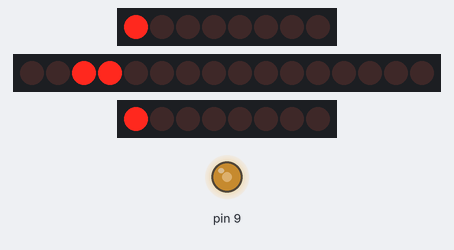
This sketch was run on a simulated Arduino Uno, built with avr-gcc and run on an emulated ATmega328P. Parts: 2 × 8 shift-register outputs drawn as a row of LEDs (first output left, lit = HIGH), 16 shift-register outputs drawn as a row of LEDs (first output left, lit = HIGH), output pins drawn as LEDs (lit = HIGH). Wiring (inferred from the names in the program): 2 × shift register (74HC595): latch pin 4 / latch A4; 2 × shift register (74HC595): latch A5. Wiring (inferred from the signals the program sends): 3 × row of LEDs: on Q0, Q1, Q2, Q3, Q4, Q5, Q6, Q7 / on Q0, Q1, Q2, Q3, Q4, Q5, Q6, Q7, Q8, Q9, Q10, Q11, Q12, Q13, Q14, Q15 / on Q0, Q1, Q2, Q3, Q4, Q5, Q6, Q7. Pins used as bus, display or sensor lines are not drawn.

Above: at 0.2 s.
At 2.2 s:
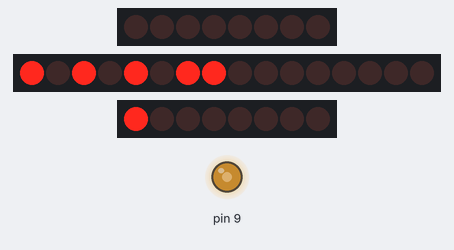
At 4.2 s:
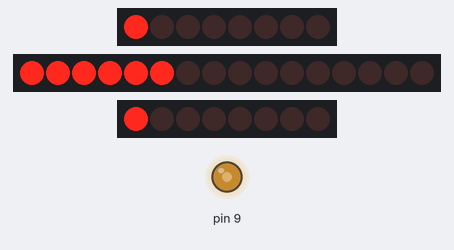
At 5.7 s:
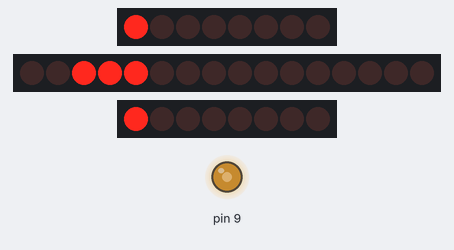
At 8.2 s:
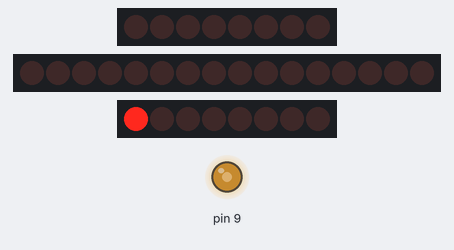
At 10.7 s:
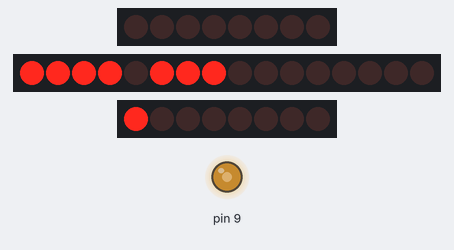
Timing chart, 0 to 11.7 s (numbered marks = the images above):
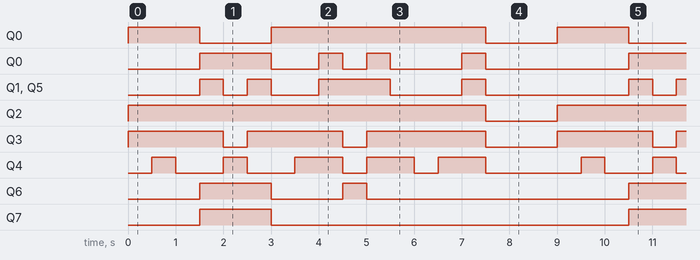

Measured:
- by itself, Q0: repeats every 9.0 s: LOW 1.5 s, HIGH 4.5 s, LOW 1.5 s, HIGH 1.5 s
- by itself, Q0: repeats every 9.0 s: LOW 1.0 s, HIGH 0.50 s, LOW 0.50 s, HIGH 0.50 s, LOW 1.5 s, HIGH 0.50 s, LOW 3.0 s, HIGH 1.5 s
- by itself, Q1, Q5: repeats every 9.0 s: LOW 0.50 s, HIGH 0.50 s, LOW 1.0 s, HIGH 1.5 s, LOW 1.5 s, HIGH 0.50 s, LOW 3.0 s, HIGH 0.50 s
- by itself, Q2: alternates HIGH for 7.5 s and LOW for 1.5 s
- by itself, Q3: repeats every 9.0 s: LOW 0.50 s, HIGH 2.0 s, LOW 0.50 s, HIGH 2.5 s, LOW 1.5 s, HIGH 2.0 s
- by itself, Q4: repeats every 9.0 s: LOW 1.0 s, HIGH 0.50 s, LOW 1.0 s, 2 × (HIGH 1.0 s, LOW 0.50 s), HIGH 1.0 s, LOW 2.0 s, HIGH 0.50 s
- by itself, Q6: repeats every 9.0 s: LOW 1.5 s, HIGH 0.50 s, LOW 5.5 s, HIGH 1.5 s
- by itself, Q7: alternates HIGH for 1.5 s and LOW for 7.5 s

The sketch:

YM2149F.ino
```cpp
/*
    YM2149F

    This is a simple Arduino sketch to test the YM2149F chip.

    The circuit: TODO

    Created 09/02/2024
    By Daniele Galloppo
    Modified 10/02/2024
    By Daniele Galloppo

    https://github.com/DG266/YM2149F
*/

#include <SPI.h>

const int BC1_PIN = A5;
const int BDIR_PIN = A4;

const int SS_PIN = 10;
const int LATCH_PIN = 4;

const int RESET_PIN = 8;

void inactiveMode() {
  digitalWrite(BC1_PIN, LOW);
  digitalWrite(BDIR_PIN, LOW);
}

void writeMode() {
  digitalWrite(BC1_PIN, LOW);
  digitalWrite(BDIR_PIN, HIGH);
}

void addressMode() {
  digitalWrite(BC1_PIN, HIGH);
  digitalWrite(BDIR_PIN, HIGH);
}

void shiftRegisterOut(uint8_t data) {
  PORTD = PORTD & 0b11101111;  // D4 pin LOW
  SPI.transfer(data);
  PORTD = PORTD | 0b00010000;  // D4 pin HIGH
}

void writeRegister(uint8_t reg, uint8_t val) {
  addressMode();
  shiftRegisterOut(reg);
  inactiveMode();

  writeMode();
  shiftRegisterOut(val);
  inactiveMode();
}

void resetChip() {
  digitalWrite(RESET_PIN, LOW);
  delay(1);
  digitalWrite(RESET_PIN, HIGH);
}

void setup() {
  //// Generate a clock signal of 2 MHz on pin 9 (see ATmega328P datasheet!)
  // Toggle OC1A (pin 9) on compare match (Table 15-2 on the datasheet)
  TCCR1A = (1 << COM1A0);
  // Enable CTC +  no prescaling (Table 15-5 and Table 15-6 on the datasheet)
  // CTC = Clear Timer on Compare Match
  TCCR1B = (1 << WGM12) | (1 << CS10);
  // 00000011 = 3 -> 2 MHz (see section 15.9.2 for more details)
  OCR1A = 0b00000011;
  pinMode(9, OUTPUT);

  pinMode(RESET_PIN, OUTPUT);
  pinMode(BC1_PIN, OUTPUT);
  pinMode(BDIR_PIN, OUTPUT);

  pinMode(LATCH_PIN, OUTPUT);
  pinMode(SS_PIN, OUTPUT);

  SPI.begin();
  SPI.setClockDivider(SPI_CLOCK_DIV2);
  Serial.begin(9600);


  inactiveMode();
  resetChip();

  // Mixer settings: the important bits are the first 6.
  // In this case, I want to generate sounds only on Channel A,
  // so I set the first bit to 0 (0 to enable, 1 to disable).
  writeRegister(0b00000111, 0b00111110);

  // Audio level control: maximum volume on Channel A
  writeRegister(0b00001000, 0b00001111);
}

void loop() {
  // Play some notes...
  // (If you can hear something, it works!)
  writeRegister(0b00000000, 12);
  writeRegister(0b00000001, 1);
  delay(500);

  writeRegister(0b00000000, 28);
  writeRegister(0b00000001, 1);
  delay(500);

  writeRegister(0b00000000, 12);
  writeRegister(0b00000001, 1);
  delay(500);

  writeRegister(0b00000000, 239);
  writeRegister(0b00000001, 0);
  delay(500);

  writeRegister(0b00000000, 213);
  writeRegister(0b00000001, 0);
  delay(500);

  writeRegister(0b00000000, 239);
  writeRegister(0b00000001, 0);
  delay(500);

  writeRegister(0b00000000, 12);
  writeRegister(0b00000001, 1);
  delay(500);

  writeRegister(0b00000000, 28);
  writeRegister(0b00000001, 1);
  delay(500);

  writeRegister(0b00000000, 63);
  writeRegister(0b00000001, 1);
  delay(500);

  writeRegister(0b00000000, 102);
  writeRegister(0b00000001, 1);
  delay(500);

  writeRegister(0b00000000, 63);
  writeRegister(0b00000001, 1);
  delay(500);

  writeRegister(0b00000000, 28);
  writeRegister(0b00000001, 1);
  delay(500);

  writeRegister(0b00000000, 12);
  writeRegister(0b00000001, 1);
  delay(500);

  writeRegister(0b00000000, 28);
  writeRegister(0b00000001, 1);
  delay(500);

  writeRegister(0b00000000, 63);
  writeRegister(0b00000001, 1);
  delay(500);

  writeRegister(0b00000000, 0);
  writeRegister(0b00000001, 0);
  delay(1500);
}
```
